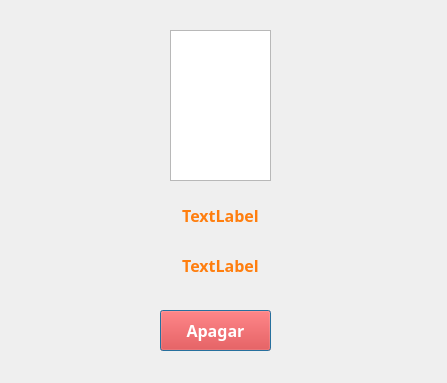
<?xml version="1.0" encoding="UTF-8"?>
<ui version="4.0">
 <class>VentanaAlarma</class>
 <widget class="QDialog" name="VentanaAlarma">
  <property name="geometry">
   <rect>
    <x>0</x>
    <y>0</y>
    <width>447</width>
    <height>383</height>
   </rect>
  </property>
  <property name="windowTitle">
   <string>Dialog</string>
  </property>
  <widget class="QLabel" name="labelHora">
   <property name="geometry">
    <rect>
     <x>120</x>
     <y>200</y>
     <width>201</width>
     <height>31</height>
    </rect>
   </property>
   <property name="font">
    <font>
     <family>Segoe Print</family>
     <pointsize>12</pointsize>
     <bold>true</bold>
    </font>
   </property>
   <property name="styleSheet">
    <string notr="true">color:rgb(255, 126, 14);</string>
   </property>
   <property name="text">
    <string>TextLabel</string>
   </property>
   <property name="alignment">
    <set>Qt::AlignmentFlag::AlignCenter</set>
   </property>
  </widget>
  <widget class="QLabel" name="labelNombre">
   <property name="geometry">
    <rect>
     <x>120</x>
     <y>250</y>
     <width>201</width>
     <height>31</height>
    </rect>
   </property>
   <property name="font">
    <font>
     <family>Segoe Print</family>
     <pointsize>12</pointsize>
     <bold>true</bold>
    </font>
   </property>
   <property name="styleSheet">
    <string notr="true">color:rgb(255, 126, 14);</string>
   </property>
   <property name="text">
    <string>TextLabel</string>
   </property>
   <property name="scaledContents">
    <bool>false</bool>
   </property>
   <property name="alignment">
    <set>Qt::AlignmentFlag::AlignCenter</set>
   </property>
   <property name="wordWrap">
    <bool>false</bool>
   </property>
  </widget>
  <widget class="QPushButton" name="btnApagar">
   <property name="geometry">
    <rect>
     <x>160</x>
     <y>310</y>
     <width>111</width>
     <height>41</height>
    </rect>
   </property>
   <property name="font">
    <font>
     <family>Segoe UI Black</family>
     <pointsize>12</pointsize>
     <bold>true</bold>
    </font>
   </property>
   <property name="styleSheet">
    <string notr="true">color: rgb(255, 255, 255);
background-color: rgb(255, 13, 5);</string>
   </property>
   <property name="text">
    <string>Apagar</string>
   </property>
  </widget>
  <widget class="QGraphicsView" name="graphicsView">
   <property name="geometry">
    <rect>
     <x>170</x>
     <y>30</y>
     <width>101</width>
     <height>151</height>
    </rect>
   </property>
  </widget>
 </widget>
 <resources/>
 <connections/>
</ui>
